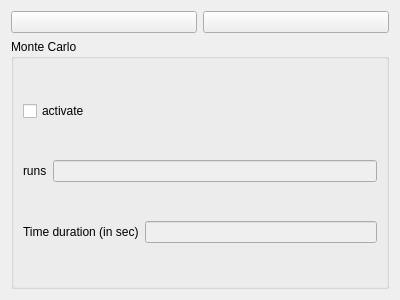
<?xml version="1.0" encoding="UTF-8"?>
<ui version="4.0">
 <class>Form</class>
 <widget class="QWidget" name="Form">
  <property name="geometry">
   <rect>
    <x>0</x>
    <y>0</y>
    <width>400</width>
    <height>300</height>
   </rect>
  </property>
  <property name="windowTitle">
   <string>Form</string>
  </property>
  <layout class="QVBoxLayout" name="verticalLayout_2">
   <item>
    <layout class="QHBoxLayout" name="horizontalLayout_4">
     <item>
      <widget class="QPushButton" name="pushButton_synchronize">
       <property name="text">
        <string/>
       </property>
       <property name="icon">
        <iconset>
         <normaloff>icones/clock.png</normaloff>icones/clock.png</iconset>
       </property>
      </widget>
     </item>
     <item>
      <widget class="QPushButton" name="pushButton_sendConf">
       <property name="toolTip">
        <string>send configuration</string>
       </property>
       <property name="text">
        <string/>
       </property>
       <property name="icon">
        <iconset>
         <normaloff>icones/send.png</normaloff>icones/send.png</iconset>
       </property>
      </widget>
     </item>
    </layout>
   </item>
   <item>
    <widget class="QGroupBox" name="groupBox">
     <property name="title">
      <string>Monte Carlo </string>
     </property>
     <layout class="QVBoxLayout" name="verticalLayout">
      <item>
       <widget class="QCheckBox" name="checkBox_activation">
        <property name="text">
         <string>activate</string>
        </property>
       </widget>
      </item>
      <item>
       <layout class="QHBoxLayout" name="horizontalLayout_3">
        <item>
         <widget class="QLabel" name="label">
          <property name="text">
           <string>runs</string>
          </property>
         </widget>
        </item>
        <item>
         <widget class="QLineEdit" name="lineEdit_nbRuns">
          <property name="enabled">
           <bool>false</bool>
          </property>
         </widget>
        </item>
       </layout>
      </item>
      <item>
       <layout class="QHBoxLayout" name="horizontalLayout_2">
        <item>
         <widget class="QLabel" name="label_2">
          <property name="text">
           <string>Time duration (in sec)</string>
          </property>
         </widget>
        </item>
        <item>
         <widget class="QLineEdit" name="lineEdit_Time">
          <property name="enabled">
           <bool>false</bool>
          </property>
         </widget>
        </item>
       </layout>
      </item>
     </layout>
    </widget>
   </item>
  </layout>
 </widget>
 <resources/>
 <connections/>
</ui>
